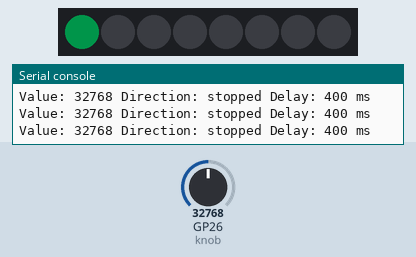
Simulated run of this program. Board: Raspberry Pi Pico running MicroPython. Parts: 8 RGB LEDs in strip order, left to right, the last lines printed to the serial console. Inputs (shaded band) come from the test bench; at power-on: GP26 (knob) = 32768 (analog values on the 0–65535 scale). Dim RGB values are drawn brighter than linear.

Above: at 1.2 s.
1.3 s: GP26 (knob) set to 27345
At 1.78 s:
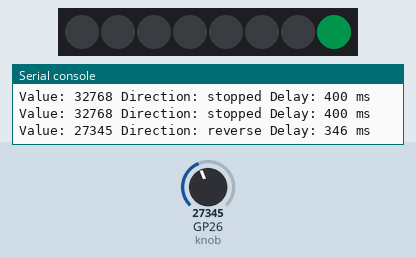
At 2.47 s:
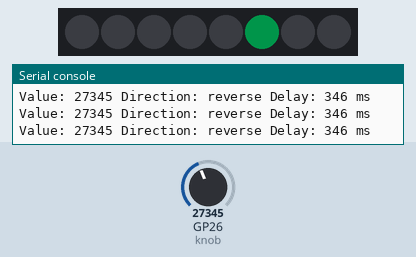
3.4 s: GP26 (knob) set to 57670
Timing chart, 0 to 11.1 s (numbered marks = the images above; inputs shaded):
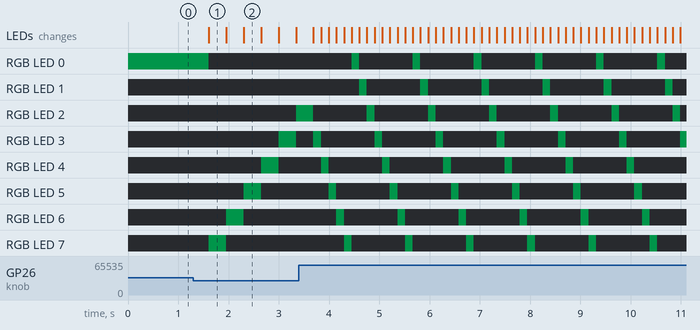

The program:

potentiometer_pixel_spinner.py
```python
# Teacher preparation test
# Potentiometer: 3V3, GP26 / ADC0, GND
# 8-RGB module IN header: S = GP16, V = 3.3 V, G = GND

from machine import ADC, Pin
from neopixel import NeoPixel
from time import sleep_ms

pixels = NeoPixel(Pin(16), 8)
knob = ADC(26)

position = 0
off = (0, 0, 0)
colour = (0, 20, 10)

print("Turn the knob left or right.")
print("Centre = stopped; farther from centre = faster.")
print("Stop with Ctrl+C.")

try:
    while True:
        value = knob.read_u16()

        if value < 28000:
            direction = -1
            direction_name = "reverse"
        elif value > 38000:
            direction = 1
            direction_name = "forward"
        else:
            direction = 0
            direction_name = "stopped"

        distance_from_centre = abs(value - 32768)
        delay_ms = 400 - distance_from_centre // 100

        if delay_ms < 50:
            delay_ms = 50

        if direction != 0:
            position = (position + direction) % 8

        pixels.fill(off)
        pixels[position] = colour
        pixels.write()

        print(
            "Value:",
            value,
            "Direction:",
            direction_name,
            "Delay:",
            delay_ms,
            "ms",
        )

        sleep_ms(delay_ms)
except KeyboardInterrupt:
    print("Stopped")
finally:
    pixels.fill(off)
    pixels.write()
```

Measured:
- after the input at 1.3 s, RGB LED 0: RGB(0, 20, 10) → off after 0.31 s; RGB LED 2: off → RGB(0, 20, 10) after 2.0 s; RGB LED 3: off → RGB(0, 20, 10) after 1.7 s, → off 0.35 s later; RGB LED 4: off → RGB(0, 20, 10) after 1.3 s, → off 0.35 s later; RGB LED 5: off → RGB(0, 20, 10) after 1.0 s, → off 0.35 s later; the LEDs: change after 0.31 s (image 1)
